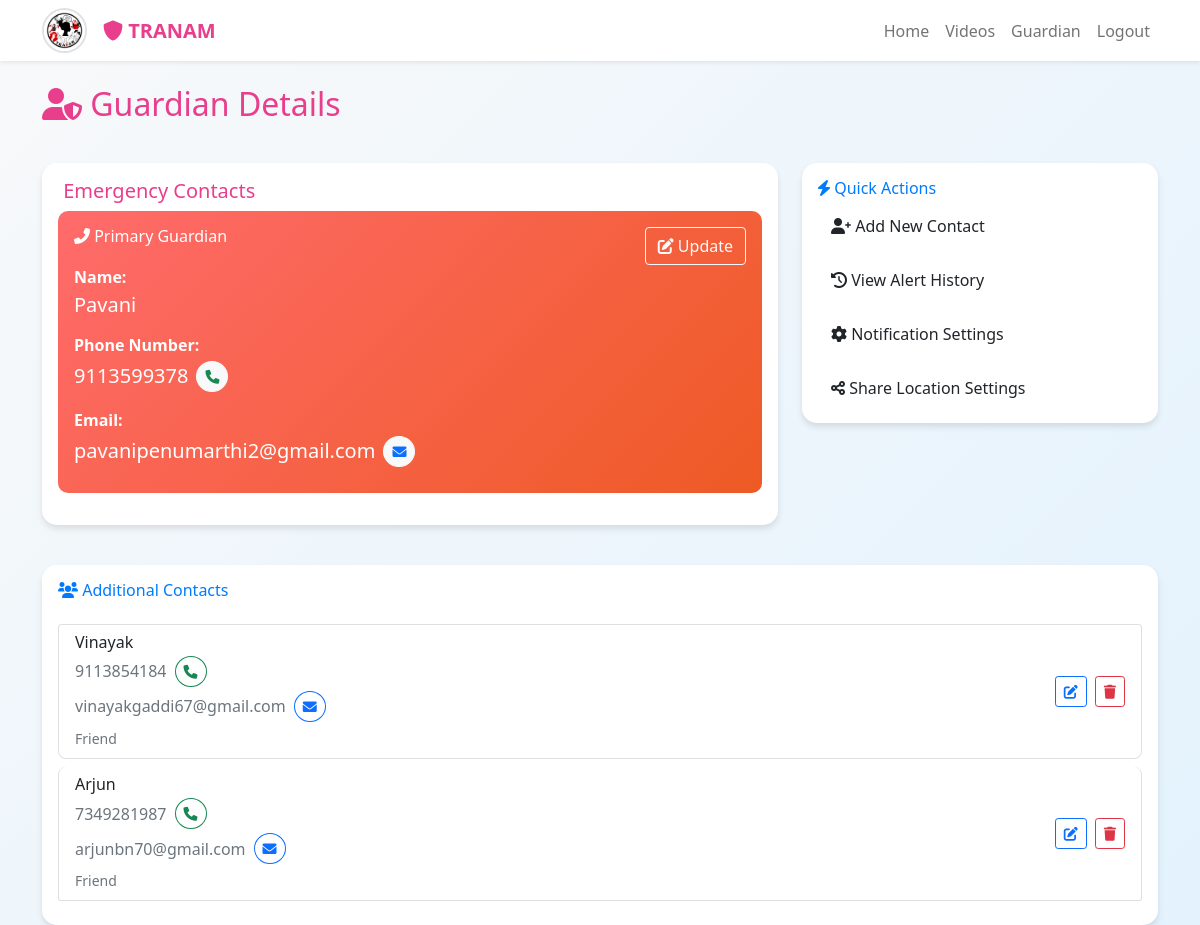
Page /user/guardian (signed in) on the committed database.
### models.py (models this page shows)
class User(db.Model):
    id = db.Column(db.Integer, primary_key=True)
    name = db.Column(db.String(100), nullable=False)
    email = db.Column(db.String(100), unique=True, nullable=False)
    phone = db.Column(db.String(15), nullable=False)
    guardian_name = db.Column(db.String(100))
    guardian_email = db.Column(db.String(120))
    guardian_no = db.Column(db.String(15), nullable=False)
    address = db.Column(db.Text, nullable=False)
    gender = db.Column(db.String(10), nullable=False)
    profile_pic = db.Column(db.String(200))
    password = db.Column(db.String(200), nullable=False)
    created_at = db.Column(db.DateTime, default=datetime.utcnow)
    notifications = db.relationship('Notification', backref='user', lazy=True)
    videos = db.relationship('Video', backref='owner', lazy=True)
    last_active = db.Column(db.DateTime, default=datetime.utcnow)

class Guardian(db.Model):
    id = db.Column(db.Integer, primary_key=True)
    user_id = db.Column(db.Integer, db.ForeignKey('user.id'), nullable=False)
    name = db.Column(db.String(100), nullable=False)
    phone = db.Column(db.String(20), nullable=False)
    relationship = db.Column(db.String(50), nullable=False)
    email = db.Column(db.String(120))
    created_at = db.Column(db.DateTime, default=db.func.current_timestamp())

### app.py (the view)
@app.route('/user/guardian')
def user_guardian():
    if 'user_id' not in session or session['user_type'] != 'user':
        return redirect(url_for('user_login'))
    user = User.query.get(session['user_id'])
    guardians = Guardian.query.filter_by(user_id=user.id).order_by(Guardian.id.desc()).all()
    return render_template('user/guardian.html', user=user, guardians=guardians)

### app.py (called while the page is built)
@app.context_processor
def inject_user_data():
    current_user = None
    profile_image = url_for('static', filename='images/default-profile.png')
    if 'user_id' in session and session.get('user_type') == 'user':
        current_user = User.query.get(session['user_id'])
        if current_user and current_user.profile_pic:
            profile_image = url_for('static', filename=f'uploads/profile_pics/{current_user.profile_pic}')
    return dict(current_user=current_user, profile_image=profile_image)

@app.before_request
def global_before_request():
    if 'user_id' in session and session.get('user_type') == 'user':
        user = User.query.get(session['user_id'])
        if user:
            user.last_active = datetime.utcnow()
            db.session.commit()
    allowed_routes = ['login', 'static', 'user_login']
    if request.endpoint not in allowed_routes and current_user.is_authenticated:
        system_flag = SystemSetting.get("force_logout")
        if system_flag == "yes":
            logout_user()
            SystemSetting.set("force_logout", "no")
            return redirect(url_for("user_login"))
    if request.endpoint not in ['login', 'static']:
        system_flag = SystemSetting.get("force_logout")
        if system_flag == "yes":
            session.clear()
            SystemSetting.set("force_logout", "no")
            return redirect(url_for("user_login"))

### models.py (called while the page is built)
    @staticmethod
    def get(key, default=None):
        s = SystemSetting.query.filter_by(key=key).first()
        return s.value if s else default

### templates/user/guardian.html (shortened to what this page needs)
{% extends "user/base.html" %}
{% block content %}
<div class="row mb-4">
    <div class="col-12">
        <h2 class="mb-3" style="color: var(--primary-pink);">
            <i class="fas fa-user-shield"></i> Guardian Details
        </h2>
    </div>
</div>
<div class="row">
    <div class="col-md-8">
        <div class="card mb-4">
            <div class="card-body">
                <h5 class="card-title" style="color: var(--primary-pink);">
                     Emergency Contacts
                </h5>
                <div class="alert alert-emergency p-3">
                    <div class="d-flex justify-content-between align-items-start">
                        <div style="flex: 1;">
                            <h6><i class="fas fa-phone-alt"></i> Primary Guardian</h6>
                            <div class="guardian-info">
                                <p class="mb-1"><strong>Name:</strong></p>
                                <h5 class="text-white">{{ user.guardian_name or 'Not Provided' }}</h5>
                                <p class="mb-1 mt-3"><strong>Phone Number:</strong></p>
                                <div class="d-flex align-items-center gap-2">
                                    <h5 class="m-0 text-white">{{ user.guardian_no }}</h5>
                                    {% if user.guardian_no %}
                                    <a href="tel:{{ user.guardian_no }}" class="btn btn-light btn-sm rounded-circle">
                                        <i class="fas fa-phone text-success"></i>
                                    </a>
                                    {% endif %}
                                </div>
                                <p class="mb-1 mt-3"><strong>Email:</strong></p>
                                <div class="d-flex align-items-center gap-2">
                                    <h5 class="m-0 text-white">{{ user.guardian_email or 'Not Provided' }}</h5>
                                    {% if user.guardian_email %}
                                    <a href="mailto:{{ user.guardian_email }}" class="btn btn-light btn-sm rounded-circle">
                                        <i class="fas fa-envelope text-primary"></i>
                                    </a>
                                    {% endif %}
                                </div>
                            </div>
                        </div>
                        <div class="ms-3">
                            <button class="btn btn-outline-light"
                                    data-bs-toggle="modal"
                                    data-bs-target="#editPrimaryModal">
                                <i class="fas fa-edit"></i> Update
                            </button>
                        </div>
                    </div>
                </div>
            </div>
        </div>
    </div>
    <div class="col-md-4">
        <div class="card mb-4">
            <div class="card-body">
                <h6 style="color: var(--secondary-blue);">
                    <i class="fas fa-bolt"></i> Quick Actions
                </h6>
                <div class="d-grid gap-2">
                    <button id="quickAddBtn" class="btn btn-outline-pink text-start mb-2"
                            data-bs-toggle="modal" data-bs-target="#addGuardianModal">
                        <i class="fas fa-user-plus"></i> Add New Contact
                    </button>
                    <button id="quickHistoryBtn" class="btn btn-outline-pink text-start mb-2"
                            data-bs-toggle="modal" data-bs-target="#alertHistoryModal">
                        <i class="fas fa-history"></i> View Alert History
                    </button>
                    <button id="quickNotifBtn" class="btn btn-outline-pink text-start mb-2"
                            data-bs-toggle="modal" data-bs-target="#notificationSettingsModal">
                        <i class="fas fa-cog"></i> Notification Settings
                    </button>
                    <button id="quickLocationBtn" class="btn btn-outline-pink text-start"
                            data-bs-toggle="modal" data-bs-target="#locationSettingsModal">
                        <i class="fas fa-share-alt"></i> Share Location Settings
                    </button>
                </div>
            </div>
        </div>
    </div>
</div>
<div class="row mt-3">
    <div class="col-12">
        <div class="card p-3">
            <h6 style="color: var(--secondary-blue);">
                <i class="fas fa-users"></i> Additional Contacts
            </h6>
            <div class="list-group mt-3" id="guardiansList">
                {% if guardians %}
                {% for guardian in guardians %}
                <div class="list-group-item d-flex justify-content-between align-items-center"
                     data-guardian-id="{{ guardian.id }}" data-email="{{ guardian.email }}">
                    <div>
                        <h6 class="mb-1 guardian-name">{{ guardian.name }}</h6>
                        <p class="mb-1 text-muted guardian-phone d-flex align-items-center gap-2">
                            {{ guardian.phone }}
                            <a href="tel:{{ guardian.phone }}" class="btn btn-outline-success btn-sm rounded-circle">
                                <i class="fas fa-phone"></i>
                            </a>
                        </p>
                        {% if guardian.email %}
                        <p class="mb-1 text-muted guardian-email d-flex align-items-center gap-2">
                            {{ guardian.email }}
                            <a href="mailto:{{ guardian.email }}" class="btn btn-outline-primary btn-sm rounded-circle">
                                <i class="fas fa-envelope"></i>
                            </a>
                        </p>
                        {% endif %}
                        <small class="text-muted guardian-rel">{{ guardian.relationship }}</small>
                    </div>
                    <div class="d-flex align-items-center gap-2">
                        <button class="btn btn-outline-primary btn-sm edit-guardian-btn"
                                data-id="{{ guardian.id }}">
                            <i class="fas fa-edit"></i>
                        </button>
                        <button class="btn btn-outline-danger btn-sm delete-guardian-btn"
                                data-id="{{ guardian.id }}">
                            <i class="fas fa-trash"></i>
                        </button>
                    </div>
                </div>
                {% endfor %}
                {% else %}
                <div class="alert alert-info mt-3">
                    <i class="fas fa-info-circle"></i> No additional guardians added yet.
                </div>
                {% endif %}
            </div>
        </div>
    </div>
</div>
{% endblock %}

### static/css/style.css (style rules this page uses)
:root { --primary-pink: #e83e8c; --secondary-blue: #007bff; --light-pink: #f8f9fa; --dark-pink: #d81b60; --light-blue: #e3f2fd; }
body { background: linear-gradient(135deg, var(--light-pink) 0%, var(--light-blue) 100%); min-height: 100vh; font-family: 'Segoe UI', Tahoma, Geneva, Verdana, sans-serif; }
.card { border: none; border-radius: 15px; box-shadow: 0 4px 6px rgba(0, 0, 0, 0.1); transition: transform 0.3s ease; }
.alert-emergency { background: linear-gradient(135deg, #ff6b6b 0%, #ee5a24 100%); color: white; border: none; border-radius: 10px; }
.guardian-info { padding: 10px 0; }
.list-group-item { border: 1px solid rgba(0,0,0,0.125); border-radius: 8px; margin-bottom: 8px; transition: all 0.3s ease; }

### templates/user/guardian.html (style rules this page uses)
.guardian-info { padding: 10px 0; }
.list-group-item { border-radius: 8px; margin-bottom: 8px; }
.alert-emergency { background: linear-gradient(135deg,#ff6b6b,#ee5a24); color:white; border-radius:10px; }

### rows in the picture
User: guardian_name "Pavani", guardian_no "9113599378", guardian_email "pavanipenumarthi2@gmail.com"
Guardian: name "Vinayak", phone "9113854184", email "vinayakgaddi67@gmail.com", relationship "Friend"
Guardian: name "Arjun", phone "7349281987", email "arjunbn70@gmail.com", relationship "Friend"
